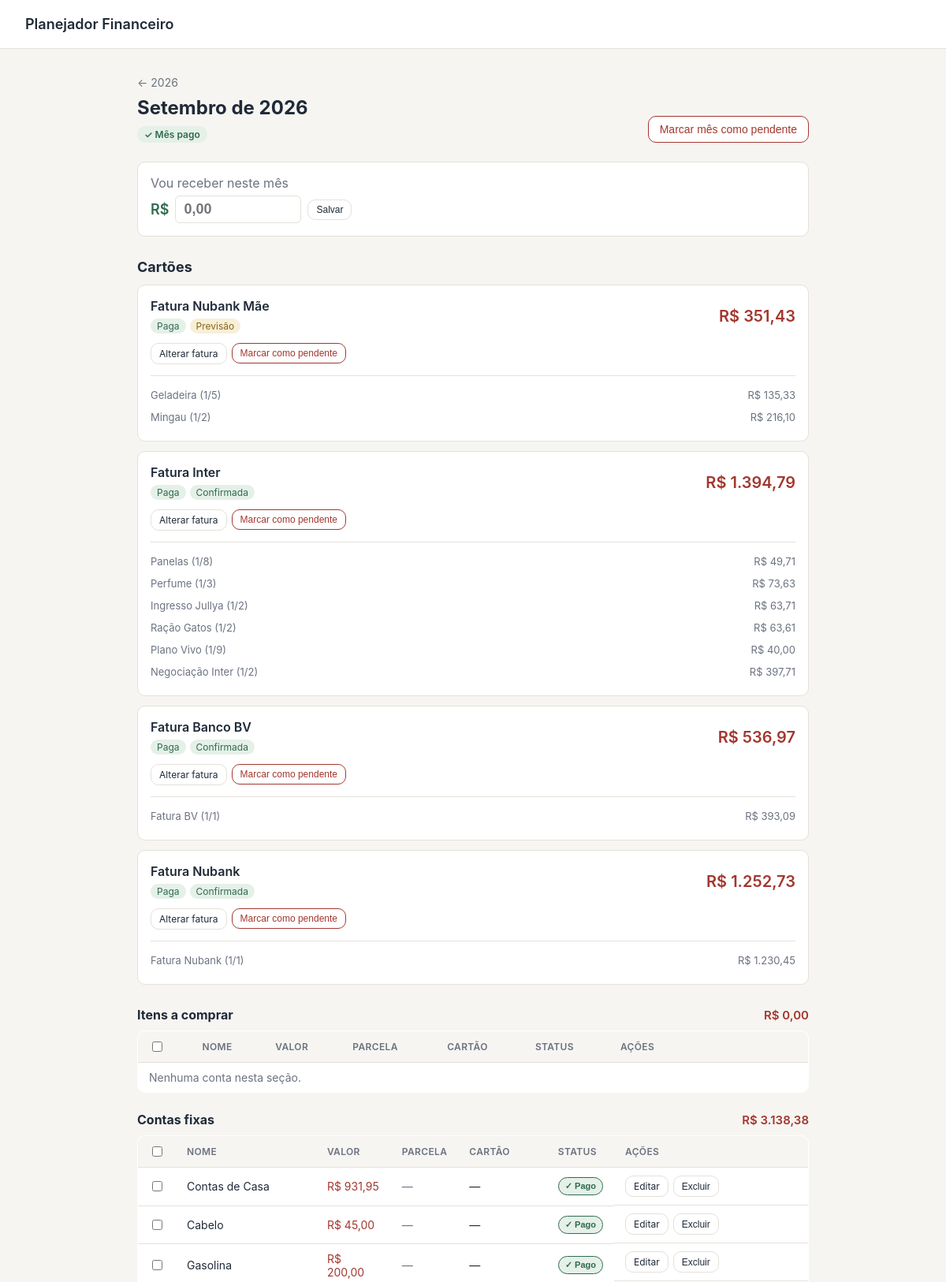
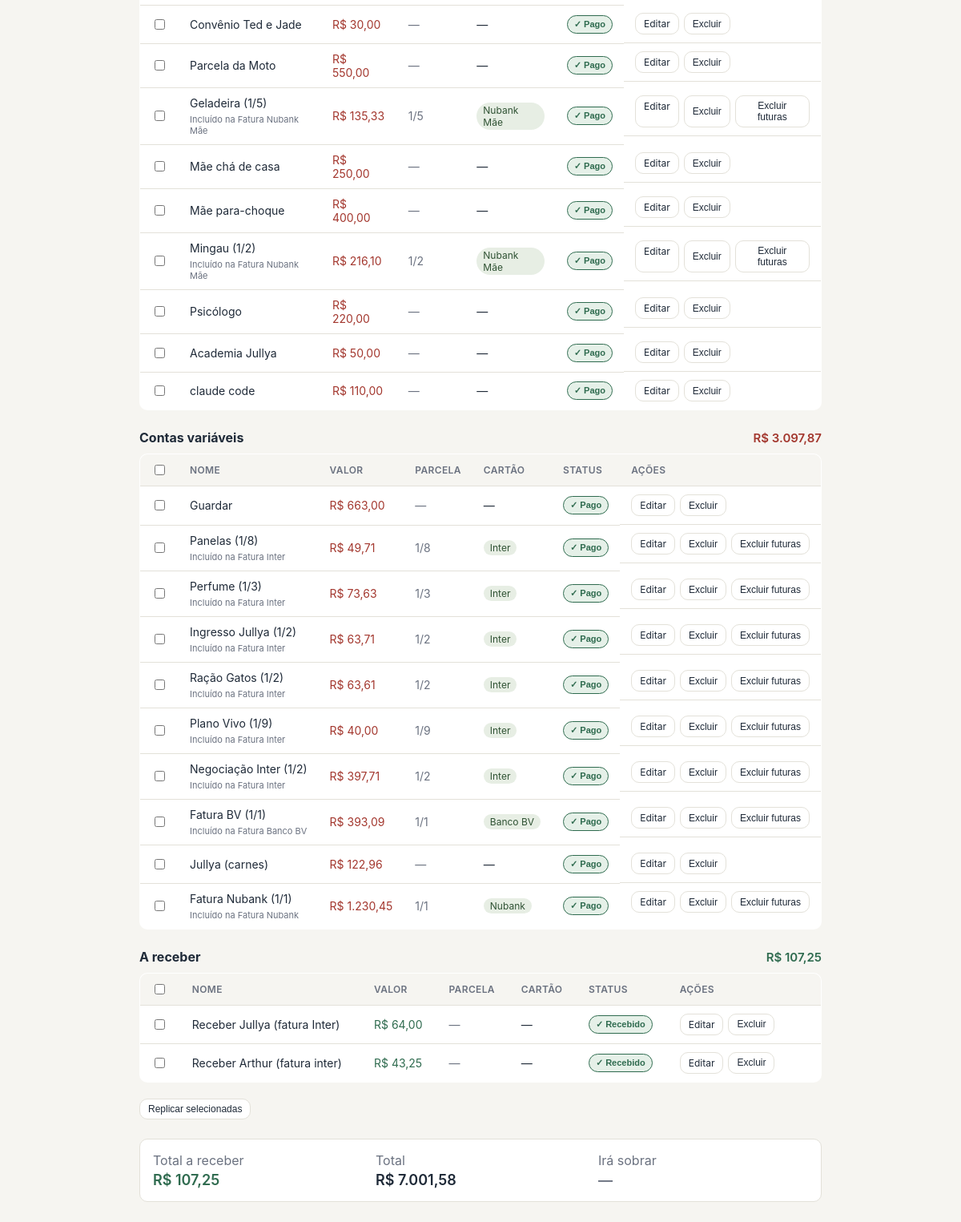
Page /mes/2026/9 (upper part) on the committed database (2 pictures, top to bottom).
### tables this page shows
CREATE TABLE items (
            id INTEGER PRIMARY KEY AUTOINCREMENT,
            year INTEGER NOT NULL,
            month INTEGER NOT NULL,
            name TEXT NOT NULL,
            amount REAL NOT NULL,
            type TEXT NOT NULL
                CHECK(type IN ('fixa', 'variavel', 'receber')),
            group_id TEXT,
            installment_index INTEGER,
            installment_total INTEGER,
            created_at TEXT NOT NULL
        , link TEXT, card_id INTEGER, invoice_id INTEGER, is_invoice INTEGER NOT NULL DEFAULT 0, estimated INTEGER NOT NULL DEFAULT 0, paid INTEGER NOT NULL DEFAULT 0);

CREATE TABLE cards (
            id INTEGER PRIMARY KEY AUTOINCREMENT,
            name TEXT NOT NULL UNIQUE,
            created_at TEXT NOT NULL
        );

### app.py (the view)
@app.route("/mes/<int:year>/<int:month>")
def month_view(year, month):
    if month < 1 or month > 12:
        abort(404)
    items = fetch_month_items(
        year,
        month,
    )
    invoices = fetch_month_invoices(
        year,
        month,
    )
    totals = month_totals(
        year,
        month,
    )
    cards = get_cards()
    payment_status = month_payment_status(
        year,
        month,
    )
    item_groups, section_totals = group_month_items(items)
    income = get_month_income(
        year,
        month,
    )
    sobra = None
    if income is not None:
        sobra = income - totals["saldo"]
    return render_template(
        "month.html",
        year=year,
        month=month,
        month_name=month_name(month),
        income=income,
        sobra=sobra,
        items=items,
        item_groups=item_groups,
        section_totals=section_totals,
        invoices=invoices,
        cards=cards,
        totals=totals,
        payment_status=payment_status,
    )

### app.py (called while the page is built)
def get_db():
    if "db" not in g:
        g.db = sqlite3.connect(DB_PATH)
        g.db.row_factory = sqlite3.Row
        g.db.execute("PRAGMA foreign_keys = ON")
    return g.db

def brl(value):
    try:
        value = float(value or 0)
    except (TypeError, ValueError):
        value = 0.0
    s = f"{value:,.2f}"
    s = (
        s
        .replace(",", "X")
        .replace(".", ",")
        .replace("X", ".")
    )
    return f"R$ {s}"

def month_name(month):
    return MONTH_NAMES[month - 1]

def get_month_income(year, month):
    db = get_db()
    row = db.execute(
        """
        SELECT amount
        FROM month_income
        WHERE year = ?
          AND month = ?
        """,
        (
            year,
            month,
        ),
    ).fetchone()
    if row is None:
        return None
    return float(row["amount"] or 0)

def get_cards():
    db = get_db()
    return db.execute(
        """
        SELECT *
        FROM cards
        ORDER BY name
        """
    ).fetchall()

def fetch_month_items(year, month):
    db = get_db()
    return db.execute(
        """
        SELECT
            items.*,
            cards.name AS card_name,
            invoices.name AS invoice_name
        FROM items

        LEFT JOIN cards
            ON cards.id = items.card_id

        LEFT JOIN items AS invoices
            ON invoices.id = items.invoice_id

        WHERE items.year = ?
          AND items.month = ?

        ORDER BY
            items.is_invoice DESC,
            items.id
        """,
        (
            year,
            month,
        ),
    ).fetchall()

def fetch_month_invoices(year, month):
    db = get_db()
    return db.execute(
        """
        SELECT
            items.*,
            cards.name AS card_name
        FROM items

        JOIN cards
            ON cards.id = items.card_id

        WHERE items.year = ?
          AND items.month = ?
          AND items.is_invoice = 1

        ORDER BY items.id
        """,
        (
            year,
            month,
        ),
    ).fetchall()

### templates/month.html (shortened to what this page needs)
{% extends "base.html" %}
{% block content %}
  <div class="month-header">
<a
  class="back-link"
  href="{{ url_for('index', ano=year) }}"
>
  &#8592; {{ year }}
</a>
<div class="month-title-row">
  <div>
    <h1>{{ month_name }} de {{ year }}</h1>
    {% if payment_status.total > 0 %}
      {% if payment_status.is_paid %}
        <span class="payment-status payment-status-paid">
          ✓ Mês pago
        </span>
      {% else %}
        <span class="payment-status payment-status-pending">
          ● Mês pendente
        </span>
      {% endif %}
    {% else %}
      <span class="payment-status payment-status-empty">
        Nenhum lançamento
      </span>
    {% endif %}
  </div>
  {% if payment_status.total > 0 %}
    <form
      method="post"
      action="{{ url_for('toggle_month_paid', year=year, month=month) }}"
    >
      {% if payment_status.is_paid %}
        <button
          type="submit"
          class="btn payment-btn payment-btn-pending"
        >
          Marcar mês como pendente
        </button>
      {% endif %}
    </form>
  {% endif %}
</div>
  </div>
  <form
    method="post"
    action="{{ url_for('set_month_income', year=year, month=month) }}"
    class="income-card"
  >
    <label
      for="income-amount"
      class="label"
    >
      Vou receber neste mês
    </label>
    <div class="income-row">
      <span class="income-prefix">R$</span>
      <input
        type="text"
        id="income-amount"
        name="amount"
        inputmode="decimal"
        placeholder="0,00"
        value="{{ (income | brl).replace('R$ ', '') if income is not none else '' }}"
      >
      <button
        type="submit"
        class="btn btn-small"
      >
        Salvar
      </button>
    </div>
  </form>
{% if invoices %}
<div class="invoices-section">
  <h2>Cartões</h2>
  {% for invoice in invoices %}
    <div class="invoice-card">
      <div class="invoice-header">
        <div>
          <div class="invoice-name">
            {{ invoice.name }}
          </div>
          <div class="invoice-status">
            {% if invoice.paid %}
              <span class="badge badge-positive">
                Paga
              </span>
            {% else %}
              <span class="badge badge-negative">
                Pendente
              </span>
            {% endif %}
            {% if invoice.estimated %}
              <span class="badge badge-warning">
                Previsão
              </span>
            {% else %}
              <span class="badge badge-positive">
                Confirmada
              </span>
            {% endif %}
          </div>
        </div>
        <div class="invoice-value">
          {{ invoice.amount | brl }}
        </div>
      </div>
      <div class="invoice-actions">
        <a
          class="btn btn-small"
          href="{{ url_for('edit_invoice', invoice_id=invoice.id) }}"
        >
          Alterar fatura
        </a>
        <form
          method="post"
          action="{{ url_for('toggle_item_paid', item_id=invoice.id) }}"
          class="inline-form"
        >
          {% if invoice.paid %}
            <button
              type="submit"
              class="btn btn-small payment-btn payment-btn-pending"
            >
              Marcar como pendente
            </button>
          {% endif %}
        </form>
      </div>
      <div class="invoice-items">
        {% for item in items %}
          {% if item.invoice_id == invoice.id %}
            <div class="invoice-item">
              <span>
                {{ item.name }}
              </span>
              <span>
                {{ item.amount | brl }}
              </span>
            </div>
          {% endif %}
        {% endfor %}
      </div>
    </div>
  {% endfor %}
</div>
{% endif %}
{% macro item_section(title, section_items, section_type, section_total) %}
<div class="items-section">
  <div class="items-section-header">
    <h2>{{ title }}</h2>
    <span class="items-section-total {{ 'positive' if section_type == 'receber' else 'negative' }}">
      {{ section_total | brl }}
    </span>
  </div>
  <table class="items-table">
    <thead>
      <tr>
        <th>
          <input
            type="checkbox"
            class="select-all"
            aria-label="Selecionar todas de {{ title }}"
          >
        </th>
        <th>Nome</th>
        <th>Valor</th>
        <th>Parcela</th>
        <th>Cartão</th>
        <th>Status</th>
        <th>Ações</th>
      </tr>
    </thead>
    <tbody>
      {% for item in section_items %}
        <tr>
          <td>
            <input
              type="checkbox"
              name="item_ids"
              value="{{ item.id }}"
              class="item-checkbox"
            >
          </td>
          <td>
            <div>
              {{ item.name }}
            </div>
            {% if item.invoice_id %}
              <div class="item-invoice-info">
                Incluído na
                {{ item.invoice_name }}
              </div>
            {% endif %}
          </td>
          <td
            class="{{ 'positive' if item.type == 'receber' else 'negative' }}"
          >
            {{ item.amount | brl }}
          </td>
          <td class="muted">
            {% if item.installment_total %}
              {{ item.installment_index }}/{{ item.installment_total }}
            {% else %}
              &mdash;
            {% endif %}
          </td>
          <td>
            {% if item.card_name %}
              <span class="badge badge-card">
                {{ item.card_name }}
              </span>
            {% else %}
              &mdash;
            {% endif %}
          </td>
          <td>
            {% if item.type == 'receber' %}
              {% if item.paid %}
                <button
                  type="button"
                  class="status-button status-button-paid payment-toggle"
                  data-item-id="{{ item.id }}"
                  data-item-type="{{ item.type }}"
                  data-paid="1"
                  title="Clique para marcar como não recebido"
                >
                  ✓ Recebido
                </button>
              {% endif %}
            {% else %}
              {% if item.paid %}
                <button
                  type="button"
                  class="status-button status-button-paid payment-toggle"
                  data-item-id="{{ item.id }}"
                  data-item-type="{{ item.type }}"
                  data-paid="1"
                  title="Clique para marcar como pendente"
                >
                  ✓ Pago
                </button>
              {% endif %}
            {% endif %}
          </td>
          <td class="row-actions">
            <a
              class="btn btn-small"
              href="{{ url_for('edit_item', item_id=item.id) }}"
            >
              Editar
            </a>
            <button
              type="submit"
              formaction="{{ url_for('delete_item', item_id=item.id) }}"
              class="btn btn-small"
            >
              Excluir
            </button>
            {% if item.group_id %}
              <button
                type="submit"
                formaction="{{ url_for('delete_future_installments', item_id=item.id) }}"
                class="btn btn-small"
              >
                Excluir futuras
              </button>
            {% endif %}
          </td>
        </tr>
      {% else %}
        <tr>
          <td
            colspan="7"
            class="empty-row"
          >
            Nenhuma conta nesta seção.
          </td>
        </tr>
      {% endfor %}
    </tbody>
  </table>
</div>
{% endmacro %}
  <form
    method="post"
    action="{{ url_for('bulk_replicate_select') }}"
  >
{{ item_section(
  'Itens a comprar',
  item_groups.comprar,
  'variavel',
  section_totals.comprar
) }}
{{ item_section(
  'Contas fixas',
  item_groups.fixa,
  'fixa',
  section_totals.fixa
) }}
{{ item_section(
  'Contas variáveis',
  item_groups.variavel,
  'variavel',
  section_totals.variavel
) }}
{{ item_section(
  'A receber',
  item_groups.receber,
  'receber',
  section_totals.receber
) }}
<button
  type="submit"
  class="btn btn-small bulk-action-btn"
>
  Replicar selecionadas
</button>
  </form>
  <div class="totals-bar">
<div>
  <span class="label">
    Total a receber
  </span>
  <span class="value positive">
    {{ totals.receber | brl }}
  </span>
</div>
<div>
  <span class="label">
    Total
  </span>
  <span class="value">
    {{ totals.saldo | brl }}
  </span>
</div>
<div>
  <span class="label">
    Irá sobrar
  </span>
  {% if sobra is not none %}
    <span class="value {{ 'positive' if sobra >= 0 else 'negative' }}">
      {{ sobra | brl }}
    </span>
  {% else %}
    <span class="value muted">
      &mdash;
    </span>
  {% endif %}
</div>
  </div>
{% endblock %}

### rows in the picture
items: name "Fatura Nubank Mãe", paid "Paga", estimated "Previsão", amount|brl "R$ 351,43"
items: name "Geladeira (1/5)", amount|brl "R$ 135,33", invoice_name "Fatura Nubank Mãe", installment_index "1", installment_total "5", card_name "Nubank Mãe"
items: name "Mingau (1/2)", amount|brl "R$ 216,10", invoice_name "Fatura Nubank Mãe", installment_index "1", installment_total "2", card_name "Nubank Mãe"
items: name "Fatura Inter", paid "Paga", estimated "Confirmada", amount|brl "R$ 1.394,79"
items: name "Panelas (1/8)", amount|brl "R$ 49,71", invoice_name "Fatura Inter", installment_index "1", installment_total "8", card_name "Inter"
items: name "Perfume (1/3)", amount|brl "R$ 73,63", invoice_name "Fatura Inter", installment_index "1", installment_total "3", card_name "Inter"
items: name "Ingresso Jullya (1/2)", amount|brl "R$ 63,71", invoice_name "Fatura Inter", installment_index "1", installment_total "2", card_name "Inter"
items: name "Ração Gatos (1/2)", amount|brl "R$ 63,61", invoice_name "Fatura Inter", installment_index "1", installment_total "2", card_name "Inter"
items: name "Plano Vivo (1/9)", amount|brl "R$ 40,00", invoice_name "Fatura Inter", installment_index "1", installment_total "9", card_name "Inter"
items: name "Negociação Inter (1/2)", amount|brl "R$ 397,71", invoice_name "Fatura Inter", installment_index "1", installment_total "2", card_name "Inter"
items: name "Fatura Banco BV", paid "Paga", estimated "Confirmada", amount|brl "R$ 536,97"
items: name "Fatura BV (1/1)", amount|brl "R$ 393,09", invoice_name "Fatura Banco BV", installment_index "1", installment_total "1", card_name "Banco BV"
items: name "Fatura Nubank", paid "Paga", estimated "Confirmada", amount|brl "R$ 1.252,73"
items: name "Fatura Nubank (1/1)", amount|brl "R$ 1.230,45", invoice_name "Fatura Nubank", installment_index "1", installment_total "1", card_name "Nubank"
items: name "Contas de Casa", amount|brl "R$ 931,95"
items: name "Cabelo", amount|brl "R$ 45,00"
items: name "Gasolina", amount|brl "R$ 200,00"
items: name "Convênio Ted e Jade", amount|brl "R$ 30,00"
items: name "Parcela da Moto", amount|brl "R$ 550,00"
items: name "Mãe chá de casa", amount|brl "R$ 250,00"
items: name "Mãe para-choque", amount|brl "R$ 400,00"
items: name "Psicólogo", amount|brl "R$ 220,00"
items: name "Academia Jullya", amount|brl "R$ 50,00"
items: name "claude code", amount|brl "R$ 110,00"
items: name "Guardar", amount|brl "R$ 663,00"
items: name "Jullya (carnes)", amount|brl "R$ 122,96"
items: name "Receber Jullya (fatura Inter)", amount|brl "R$ 64,00"
items: name "Receber Arthur (fatura inter)", amount|brl "R$ 43,25"

### other values in the picture
{{ year }} "2026"
{{ month_name }} "Setembro"
{{ title }} "Itens a comprar Contas fixas Contas variáveis A receber"
{{ section_total | brl }} "R$ 0,00 R$ 3.138,38 R$ 3.097,87 R$ 107,25"
{{ totals.receber | brl }} "R$ 107,25"
{{ totals.saldo | brl }} "R$ 7.001,58"
